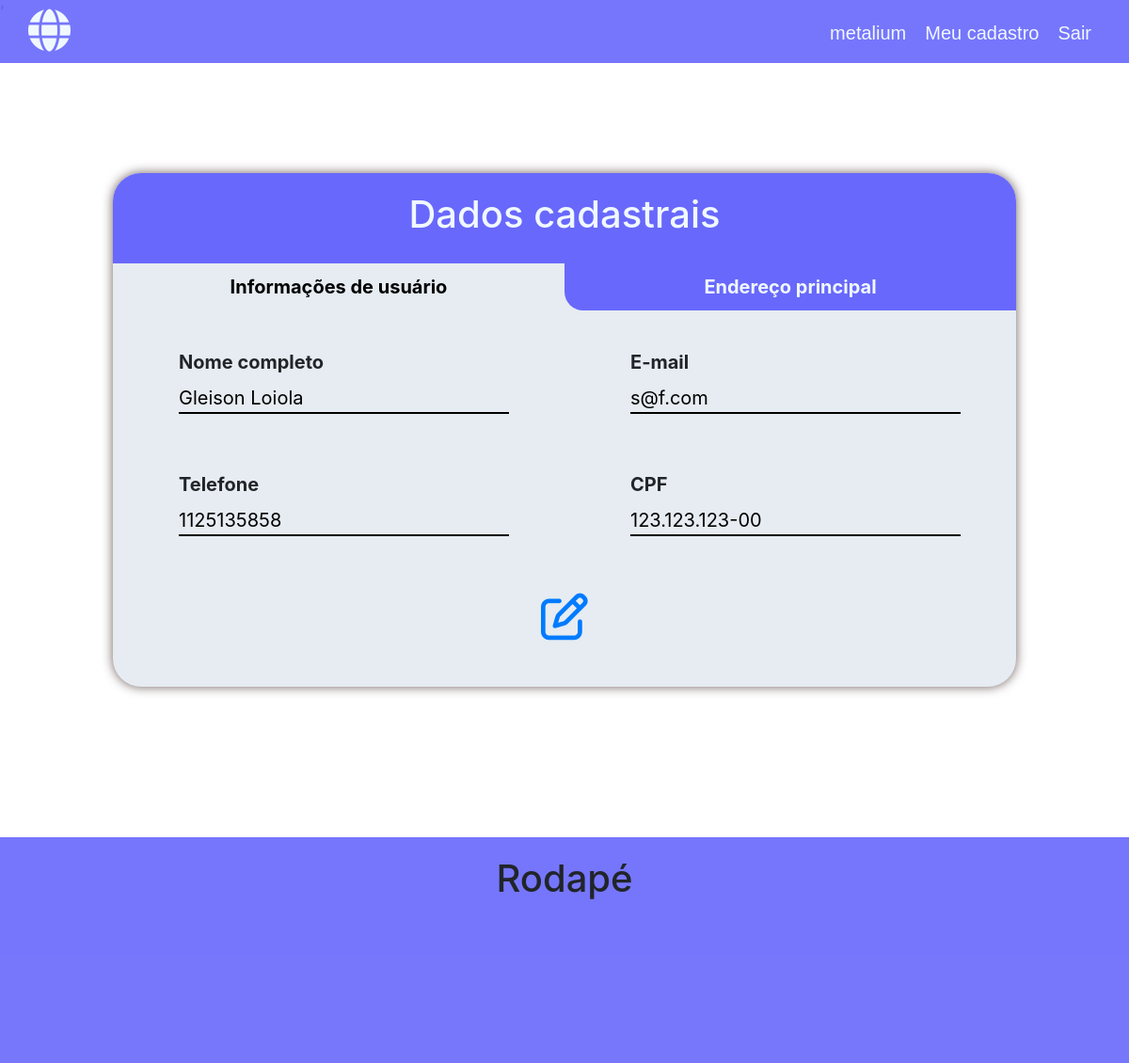
/my-profile/info/ (signed in), run on an earlier commit of the app's database.
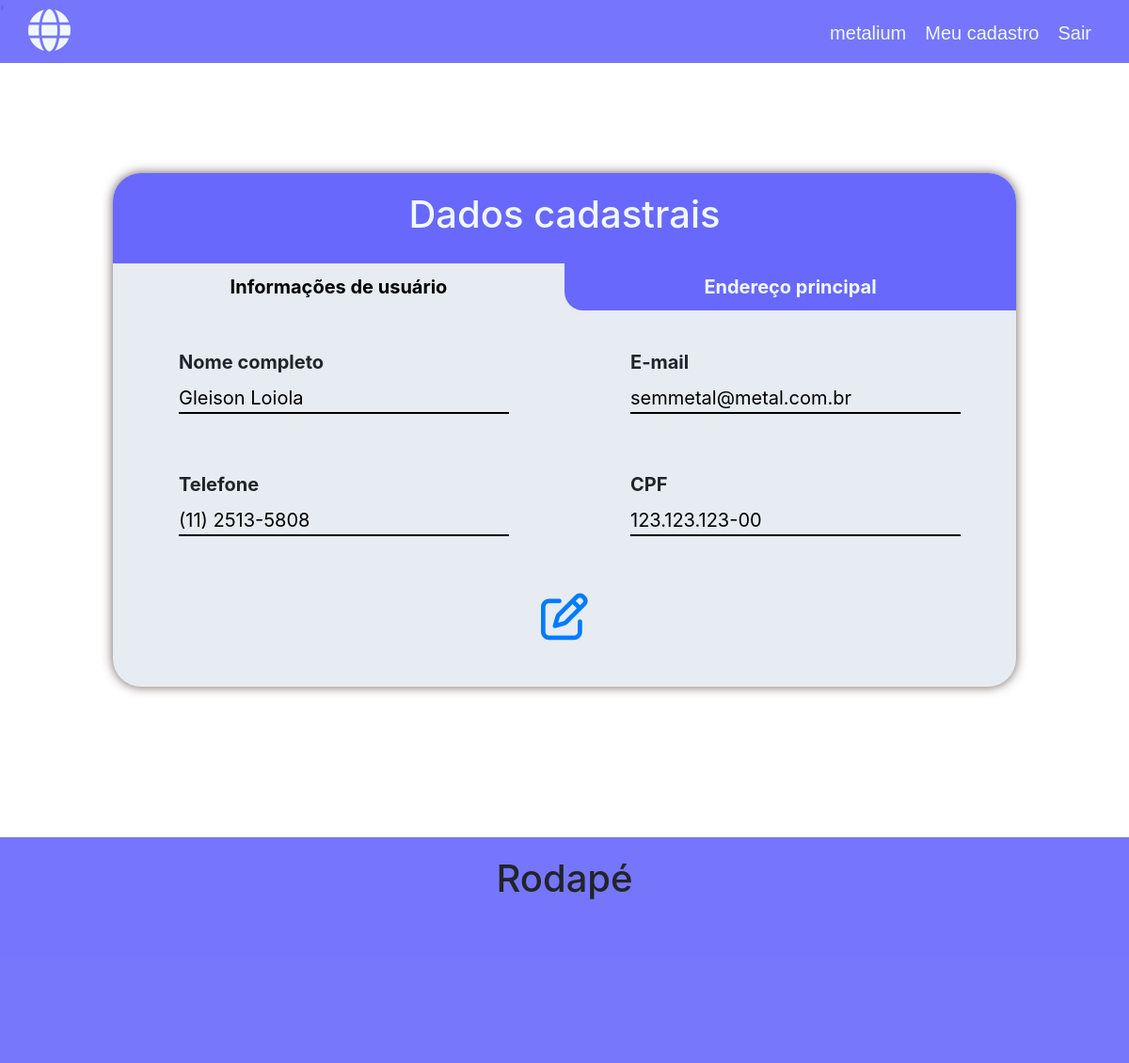
And on a later commit of the database.
### login_register_user/models.py (models this page shows)
class DataUser(models.Model):
    objects = None
    user_profile = models.OneToOneField(User, on_delete=models.CASCADE, verbose_name='Usuário')
    cell_phone = models.CharField('Telefone', max_length=15, blank=True)
    cpf = models.CharField('CPF', max_length=14, unique=True)
    class Meta:
        verbose_name = 'Cadastro'

### my_profile/views.py (the view)
# urls.py: path('info/', views.my_info, name='info'),
@login_required(redirect_field_name='next', login_url='login')
def my_info(request):
    context = {
        'user_info': DataUser.objects.get(user_profile=request.user),
        'address': models.AddressUser.objects.filter(user=request.user, active=True)
    }
    return render(request, 'my_info.html', context)

### my_profile/templates/my_info.html (shortened to what this page needs)
{% extends 'base.html' %}
{% block 'content' %}
    <section class="section-user-info">
        <div class="info-container">
            <div class="title">
                <h1>Dados cadastrais</h1>
            </div>
            <div class="tabs">
                <button class="tab-button" id="tabStandard"  onclick="openTab(event, 'info')">Informações de usuário</button>
                <button class="tab-button" id="tabSecondary" onclick="openTab(event, 'address')" >Endereço principal</button>
            </div>
            <div id="info" class="content">
                <div class="info-group">
                    <div>
                        <label>Nome completo</label>
                        <input type="text" value="{{user_info.user_profile.first_name}} {{user_info.user_profile.last_name}}" readonly>
                    </div>
                    <div>
                        <label>E-mail</label>
                        <input type="email" value="{{user_info.user_profile.email}}" readonly>
                    </div>
                </div>
                <div class="info-group">
                    <div>
                        <label>Telefone</label>
                        <input type="text" value="{{ user_info.cell_phone }}" readonly>
                    </div>
                    <div>
                        <label>CPF</label>
                        <input type="text" placeholder="CPF" value="{{ user_info.cpf }}" readonly>
                    </div>
                </div>
                <div class="edit-container">
                    <a href="{% url 'edit_profile' user_info.pk %}"><i title="Editar dados" class="fa-regular fa-pen-to-square"></i></a>
                </div>
            </div>
        </div>
    </section>
{% endblock %}

### template_base/base.html (shortened to what this page needs)
<!DOCTYPE html>
{% load static %}
<html lang="pt-BR">
<head>
    <link rel="stylesheet" href="https://stackpath.bootstrapcdn.com/bootstrap/4.4.1/css/bootstrap.min.css">
    <link rel="stylesheet" href="https://cdnjs.cloudflare.com/ajax/libs/font-awesome/6.4.0/css/all.min.css" />
    <link rel="stylesheet" href="{% static 'css/style_home.css' %}">
    <link rel="stylesheet" href="{% static 'css/styles.css' %}">
    <link rel="stylesheet" href="{% static 'css/my_profile.css' %}">
</head>
<body>
    <nav>
        <div class="content-navbar">
            <a href="{% url 'home' %}"><i class="fa-sharp fa-solid fa-globe"></i></a>
            <ul>
                {% if user.is_authenticated %}
                <li><a href="#">{{user}}</a></li>
                <li><a href="{% url 'profile' %}">Meu cadastro</a></li>
                <li><a href="{% url 'logout' %}">Sair</a></li>
                {% else %}
                <li><a href="{% url 'login' %}">Entrar</a></li>
                <li><a href="{% url 'register' %}">Cadastrar</a></li>
                {% endif %}
            </ul>
        </div>
    </nav>
'
    {% block 'content' %}
    {% endblock %}
    <footer>
        <h1>Rodapé</h1>
    </footer>
</body>
</html>

### home/static/css/style_home.css (style rules this page uses)
html, body { height: 100%; }
body { display: flex; flex-direction: column; }
section { flex: 1 0 auto; }
footer { width: 100%; height: 30vh; background-color: rgb(104, 104, 252, 0.9); text-align: center; padding: 20px; flex-shrink: 0; }
nav { background-color: rgb(104, 104, 252, 0.9); height: 67px; display: flex; justify-content: center; position: fixed; width: 100%; z-index: 2; }
nav i { font-size: 45px; color: aliceblue; }
.content-navbar { margin-top: 10px; width: 95%; height: 40px; display: flex; justify-content: space-between; }
.content-navbar ul { list-style-type: none; display: flex; }
.content-navbar li { padding: 10px; font-size: 20px; font-family: Arial, Helvetica, sans-serif; color: aliceblue; }
.content-navbar a { text-decoration: none; color: aliceblue; }

### login_register_user/static/css/styles.css (style rules this page uses)
* { padding: 0; margin: 0; text-decoration: none; list-style: none; box-sizing: border-box; }

### my_profile/static/css/my_profile.css (style rules this page uses)
.section-user-info { padding: 160px 0px 160px 0px; }
.info-container { width: 80%; background-color: rgb(230, 236, 241); margin: 0 auto; border-radius: 30px; box-shadow: 0px 0px 12px 0px rgb(110, 93, 93); }
.info-container input { display: block; border: none; background-color:rgb(230, 236, 241); border-bottom: solid 2px; width: 90%; font-size: 20px; }
.info-container label { font-size: 20px; font-weight: bold; }
.title { background-color: rgb(104, 104, 252); width: 100%; text-align: center; padding: 20px; border-radius: 30px 30px 0px 0px; color: aliceblue; }
.info-group { display: flex; margin-top: 20px; }
.info-group div { width: 50%; padding: 20px; margin-left: 50px; }
.edit-container { margin-top: 40px; text-align: center; padding-bottom: 50px; }
.edit-container i { font-size: 50px; }
.tabs { display: flex; }
#tabStandard { border-radius: 0px 0px 20px 0px; }
#tabSecondary { border-radius: 0px 0px 0px 20px; }
.tab-button { width: 50%; background-color: rgb(104, 104, 252); color: aliceblue; border: none; padding: 10px; font-size: 20px; font-weight: bold; }
.tabs button.active { background-color: rgb(230, 236, 241); color: black; border: none; }
.content { display: none; }

What changed in the data, as far as the page shows it:
changed DataUser "Gleison Loiola": user_profile.email "s@f.com" → "semmetal@metal.com.br"; cell_phone "1125135858" → "(11) 2513-5808"
